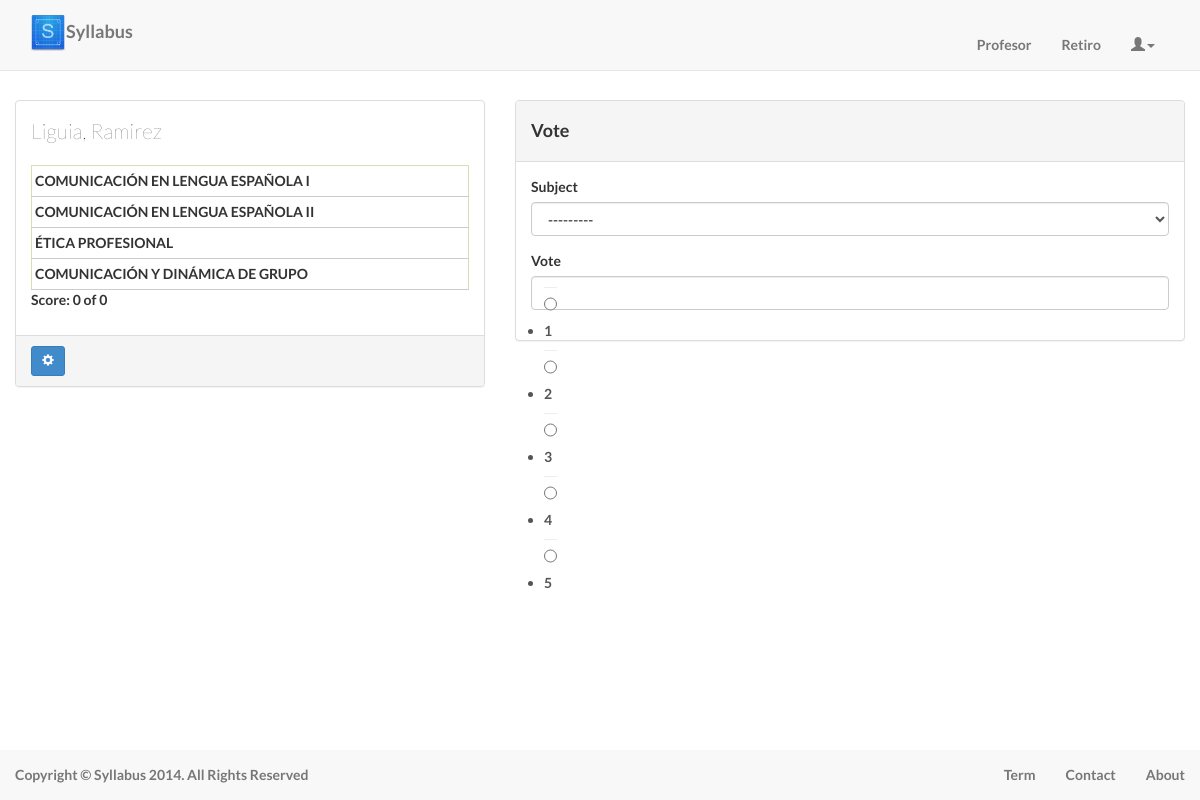
The page /profesor/2/ (signed in) on the database its author committed.
### account/models.py (models this page shows, shortened)
class Profesor(models.Model):
    nombre = models.CharField(max_length=30, blank=False, null=False)
    appellido = models.CharField(max_length=30, blank=False, null=False)
    def getFull_name (self):
        return u'%s, %s' % (self.nombre, self.appellido)
    def get_rate (self):
        op=0
        rate=ProfesorRate.objects.filter(profesor=self).values('rate')
        for r in rate:
            op+=r['rate']
        if len(rate)!=0:
            op/=len(rate)
        else:
            op=0
        return op
    def get_numRate(self):
        rate=ProfesorRate.objects.filter(profesor=self).values('rate')
        return len(rate)

class Materia(models.Model):
    id = models.CharField('ID', primary_key=True,max_length=6)
    nombre = models.CharField(blank=False, null=False,max_length=60)
    credito = models.IntegerField()
    creditoRequsito = models.IntegerField(default=0)
    importancia = models.IntegerField(default=0)
    profesor = models.ManyToManyField('Profesor',null=True, blank=True)
    prerequsito = models.ManyToManyField('Materia', null=True, blank=True)
    def __unicode__(self):
        return u'%s %s' % (self.id, self.nombre)

### Home/views.py (the view, shortened to what this page needs)
# urls.py: url(r'^profesor/(?P<id_prof>.*)/$','singleProfe_v',name='single_profe'),
@login_required(login_url='/login/')
def singleProfe_v(request,id_prof):
    prof=Profesor.objects.get(id=int(id_prof))
    materia=Materia.objects.filter(profesor=prof).select_related()
    profile=UserProfile.objects.get(user=request.user)
    form = RateForm()
    q=materia.exclude(id__in=ProfesorRate.objects.filter(Q(user=profile)& Q(profesor=prof) & Q(materia__in=materia)).values_list('materia',flat=True))
    form.fields['subject'].queryset = materia
    ctx={'prof':prof,'profMateria':materia,'form':form}
    return render_to_response('profesor.html',ctx, context_instance=RequestContext(request))

### Home/form.py
class RateForm (forms.Form):
    subject= forms.ModelChoiceField(queryset=Materia.objects.all(), required=False,widget=forms.Select())
    vote = forms.ChoiceField(widget=forms.RadioSelect,label='Vote',choices=CHOICE)

### templates/profesor.html (shortened to what this page needs)
{%extends 'base.html' %}
{% load bootstrap3 %}
{% block content %}
<br><br>
<div class="col-sm-5">
        <div class="panel panel-default">
            <div class="panel-body">
              <p class="lead">{{ prof.getFull_name}}</p>
              <table>
              {%  for m in profMateria%}
              <tr>
            <td>{{ m.nombre }}</td>
            {% endfor %}
              </tr>
            </table>
    <p>Score: {{  prof.get_rate }} of {{prof.get_numRate}}</p>
            </div>
            <div class="panel-footer">
            <a href="/user/settings" class="btn btn-sm btn-primary" type="button" data-toggle="tooltip" data-original-title="Setting"><i class="glyphicon glyphicon-cog"></i></a>
          </div>
          </div>
        </div>
    <div class="col-sm-7">
            <div class="panel panel-default">
    <div class="panel-heading"><h4>Vote</h4></div>
              <div class="panel-body">
    <form action="." method="post"  class="form-row">
        {% bootstrap_form form   layout='inline' %}
    </form>
</div>
{% endblock %}

### static/css/style.css (style rules this page uses)
html, body { padding-top: 30px; padding-bottom: 40px; height: 100%; }
body, h1, h2, h3, h4, h5, h6 { font-family: "Lato", "Helvetica Neue", Helvetica, Arial, sans-serif; font-weight: 700; }
div { padding: 0; margin: 0; }
table { width: 100%; border: 1px solid #DDDDB2; border-spacing: 0; border-collapse: collapse; }
tr { padding-bottom: 5px; border-bottom: 1px solid #CCC; }
td { margin: 0; padding: 5px 5px 5px 3px; vertical-align: top; }

### rows shown on the page
Profesor: getFull_name "Liguia, Ramirez", get_rate "0", get_numRate "0"
Materia: nombre "COMUNICACIÓN EN LENGUA ESPAÑOLA I"
Materia: nombre "COMUNICACIÓN EN LENGUA ESPAÑOLA II"
Materia: nombre "ÉTICA PROFESIONAL"
Materia: nombre "COMUNICACIÓN Y DINÁMICA DE GRUPO"
